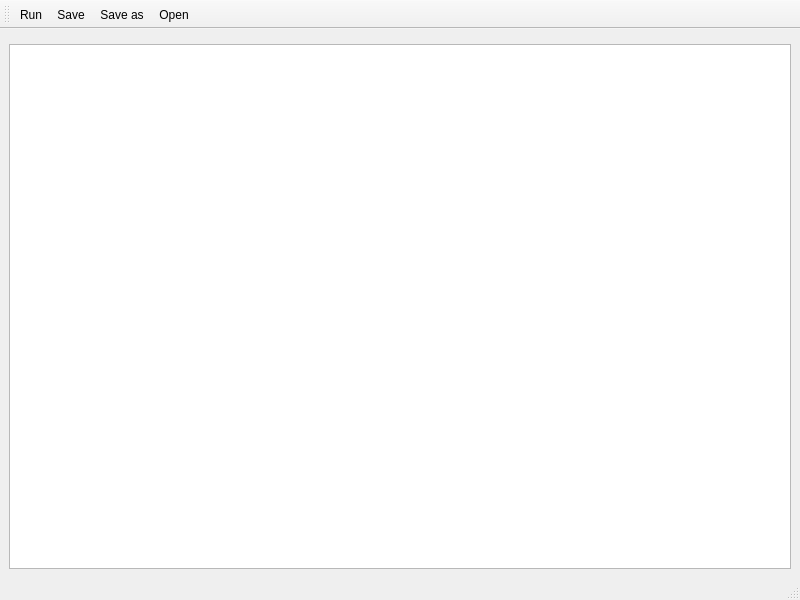
<?xml version="1.0" encoding="UTF-8"?>
<ui version="4.0">
 <class>PythonIDE</class>
 <widget class="QMainWindow" name="PythonIDE">
  <property name="geometry">
   <rect>
    <x>0</x>
    <y>0</y>
    <width>800</width>
    <height>600</height>
   </rect>
  </property>
  <property name="windowTitle">
   <string>Python Scripts</string>
  </property>
  <widget class="QWidget" name="centralwidget">
   <layout class="QVBoxLayout" name="verticalLayout">
    <item>
     <widget class="QsciScintilla" name="code" native="true"/>
    </item>
    <item>
     <widget class="QTextEdit" name="output"/>
    </item>
   </layout>
  </widget>
  <widget class="QMenuBar" name="menubar">
   <property name="geometry">
    <rect>
     <x>0</x>
     <y>0</y>
     <width>800</width>
     <height>19</height>
    </rect>
   </property>
  </widget>
  <widget class="QStatusBar" name="statusbar"/>
  <widget class="QToolBar" name="toolBar">
   <property name="windowTitle">
    <string>toolBar</string>
   </property>
   <attribute name="toolBarArea">
    <enum>TopToolBarArea</enum>
   </attribute>
   <attribute name="toolBarBreak">
    <bool>false</bool>
   </attribute>
   <addaction name="actionRun"/>
   <addaction name="actionSave"/>
   <addaction name="actionSave_as"/>
   <addaction name="actionOpen"/>
  </widget>
  <action name="actionRun">
   <property name="icon">
    <iconset resource="icons.qrc">
     <normaloff>:/icons/icons/run.png</normaloff>:/icons/icons/run.png</iconset>
   </property>
   <property name="text">
    <string>Run</string>
   </property>
   <property name="toolTip">
    <string>Run script</string>
   </property>
   <property name="shortcut">
    <string>Ctrl+R</string>
   </property>
  </action>
  <action name="actionSave">
   <property name="icon">
    <iconset resource="icons.qrc">
     <normaloff>:/icons/icons/document-save.png</normaloff>:/icons/icons/document-save.png</iconset>
   </property>
   <property name="text">
    <string>Save</string>
   </property>
   <property name="toolTip">
    <string>Save script</string>
   </property>
   <property name="shortcut">
    <string>Ctrl+S</string>
   </property>
  </action>
  <action name="actionSave_as">
   <property name="icon">
    <iconset resource="icons.qrc">
     <normaloff>:/icons/icons/document-save-as.png</normaloff>:/icons/icons/document-save-as.png</iconset>
   </property>
   <property name="text">
    <string>Save as</string>
   </property>
   <property name="toolTip">
    <string>Save script as</string>
   </property>
   <property name="shortcut">
    <string>Ctrl+Alt+S</string>
   </property>
  </action>
  <action name="actionOpen">
   <property name="icon">
    <iconset resource="icons.qrc">
     <normaloff>:/icons/icons/document-open.png</normaloff>:/icons/icons/document-open.png</iconset>
   </property>
   <property name="text">
    <string>Open</string>
   </property>
   <property name="toolTip">
    <string>Load script</string>
   </property>
   <property name="shortcut">
    <string>Ctrl+O</string>
   </property>
  </action>
 </widget>
 <customwidgets>
  <customwidget>
   <class>QsciScintilla</class>
   <extends>QWidget</extends>
   <header>Qsci/qsciscintilla.h</header>
   <container>1</container>
  </customwidget>
 </customwidgets>
 <resources>
  <include location="icons.qrc"/>
 </resources>
 <connections/>
</ui>
